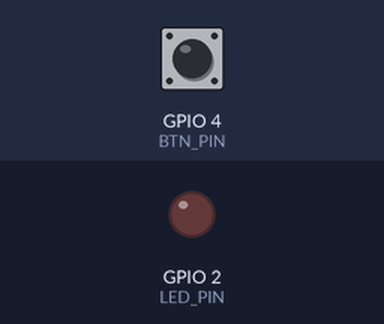
The sketch below on a simulated ESP32. Parts: output pins drawn as LEDs (lit = HIGH). The test bench sets the inputs (shaded band); at power-on: GPIO 4 (BTN_PIN) HIGH.

Above: at 1.2 s.
1.3 s: GPIO 4 (BTN_PIN) pulled LOW for 0.15 s
At 1.4 s:
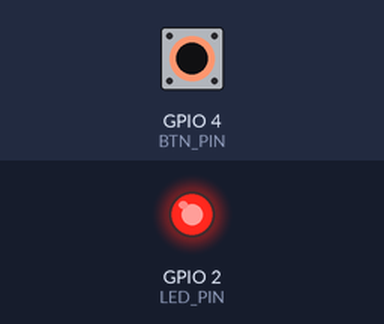
3.0 s: GPIO 4 (BTN_PIN) pulled LOW for 3.2 s
At 6.9 s:
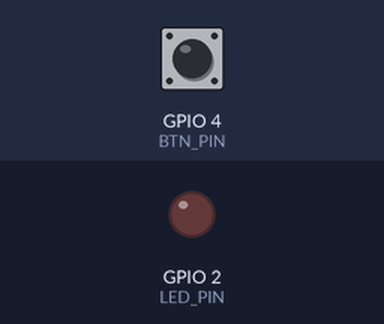
Timing chart, 0 to 8.4 s (numbered marks = the images above; inputs shaded):
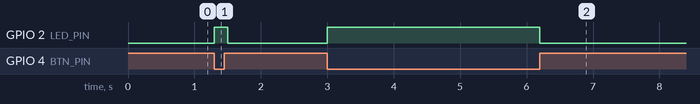

Measured:
- after the input at 1.3 s, GPIO 2 (LED_PIN): LOW → HIGH at once, → LOW 0.20 s later
- after the input at 3.0 s, GPIO 2 (LED_PIN): LOW → HIGH at once, → LOW 3.2 s later

The sketch:

main.ino
```cpp
#define LED_PIN 2
#define BTN_PIN 4
void setup() {
  Serial.begin(115200);
  pinMode(LED_PIN, OUTPUT);
  pinMode(BTN_PIN , INPUT_PULLUP);
}

void loop() {
  if (digitalRead(BTN_PIN) == LOW) {
    digitalWrite(LED_PIN ,HIGH) ;
  }else{
    digitalWrite(LED_PIN, LOW);
  }
  delay(100);
}
```
